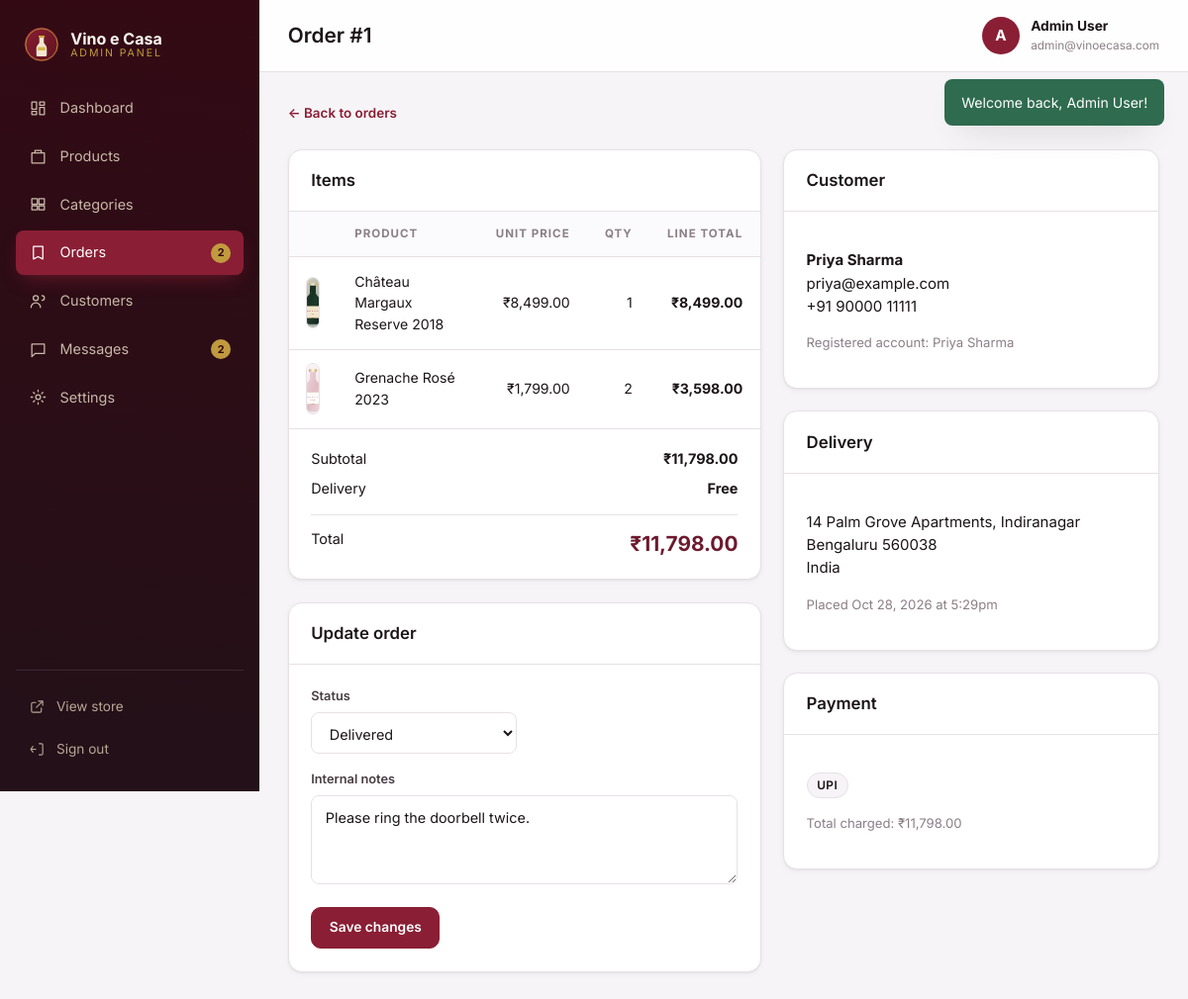
The page /admin/order-view.php?id=1 (signed in) on the database its author committed.
### tables this page shows
CREATE TABLE users (
  id INT UNSIGNED AUTO_INCREMENT PRIMARY KEY,
  name VARCHAR(100) NOT NULL,
  email VARCHAR(160) NOT NULL UNIQUE,
  password VARCHAR(255) NOT NULL,
  phone VARCHAR(40) DEFAULT NULL,
  role ENUM('customer','admin') NOT NULL DEFAULT 'customer',
  created_at TIMESTAMP DEFAULT CURRENT_TIMESTAMP
);

CREATE TABLE order_items (
  id INT UNSIGNED AUTO_INCREMENT PRIMARY KEY,
  order_id INT UNSIGNED NOT NULL,
  product_id INT UNSIGNED DEFAULT NULL,
  product_name VARCHAR(140) NOT NULL,
  price DECIMAL(10,2) NOT NULL,
  qty INT NOT NULL DEFAULT 1,
  CONSTRAINT fk_item_order FOREIGN KEY (order_id) REFERENCES orders(id) ON DELETE CASCADE,
  CONSTRAINT fk_item_product FOREIGN KEY (product_id) REFERENCES products(id) ON DELETE SET NULL
);

CREATE TABLE products (
  id INT UNSIGNED AUTO_INCREMENT PRIMARY KEY,
  category_id INT UNSIGNED NOT NULL,
  name VARCHAR(140) NOT NULL,
  slug VARCHAR(160) NOT NULL UNIQUE,
  description TEXT,
  price DECIMAL(10,2) NOT NULL,
  sale_price DECIMAL(10,2) DEFAULT NULL,
  stock INT NOT NULL DEFAULT 0,
  vintage SMALLINT DEFAULT NULL,
  region VARCHAR(100) DEFAULT NULL,
  grape VARCHAR(100) DEFAULT NULL,
  alcohol DECIMAL(4,1) DEFAULT NULL,
  image VARCHAR(255) DEFAULT NULL,
  featured TINYINT(1) NOT NULL DEFAULT 0,
  active TINYINT(1) NOT NULL DEFAULT 1,
  created_at TIMESTAMP DEFAULT CURRENT_TIMESTAMP,
  updated_at TIMESTAMP DEFAULT CURRENT_TIMESTAMP ON UPDATE CURRENT_TIMESTAMP,
  CONSTRAINT fk_product_category FOREIGN KEY (category_id) REFERENCES categories(id) ON DELETE CASCADE,
  INDEX idx_products_category (category_id),
  INDEX idx_products_active (active)
);

CREATE TABLE orders (
  id INT UNSIGNED AUTO_INCREMENT PRIMARY KEY,
  user_id INT UNSIGNED DEFAULT NULL,
  full_name VARCHAR(120) NOT NULL,
  email VARCHAR(160) NOT NULL,
  phone VARCHAR(40) DEFAULT NULL,
  address VARCHAR(255) NOT NULL,
  city VARCHAR(80) NOT NULL,
  postal_code VARCHAR(20) DEFAULT NULL,
  country VARCHAR(80) DEFAULT 'India',
  notes VARCHAR(500) DEFAULT NULL,
  payment_method ENUM('cod','card','upi') NOT NULL DEFAULT 'cod',
  status ENUM('pending','processing','shipped','delivered','cancelled') NOT NULL DEFAULT 'pending',
  subtotal DECIMAL(10,2) NOT NULL DEFAULT 0,
  shipping DECIMAL(10,2) NOT NULL DEFAULT 0,
  total DECIMAL(10,2) NOT NULL DEFAULT 0,
  created_at TIMESTAMP DEFAULT CURRENT_TIMESTAMP,
  updated_at TIMESTAMP DEFAULT CURRENT_TIMESTAMP ON UPDATE CURRENT_TIMESTAMP,
  CONSTRAINT fk_order_user FOREIGN KEY (user_id) REFERENCES users(id) ON DELETE SET NULL,
  INDEX idx_orders_status (status)
);

### includes/database.php (called while the page is built, shortened)
<?php
function db(): PDO
{
    static $pdo = null;
    if ($pdo instanceof PDO) {
        return $pdo;
    }
    $dsn = sprintf('mysql:host=%s;port=%s;dbname=%s;charset=utf8mb4', DB_HOST, DB_PORT, DB_NAME);
    try {
        $pdo = new PDO($dsn, DB_USER, DB_PASS, [
            PDO::ATTR_ERRMODE            => PDO::ERRMODE_EXCEPTION,
            PDO::ATTR_DEFAULT_FETCH_MODE => PDO::FETCH_ASSOC,
            PDO::ATTR_EMULATE_PREPARES   => false,
        ]);
    } catch (PDOException $e) {
        http_response_code(500);
        if (is_ajax()) {
            header('Content-Type: application/json');
            echo json_encode(['ok' => false, 'error' => 'Database connection failed.']);
        } else {
            echo '<h1 style="font-family:sans-serif">Database connection failed</h1>';
            echo '<p style="font-family:sans-serif">' . htmlspecialchars($e->getMessage()) . '</p>';
            echo '<p style="font-family:sans-serif">Check config/config.php — is MySQL running and is the <code>wine_shop</code> database imported?</p>';
        }
        exit;
    }
    return $pdo;
}

### admin/order-view.php (the view, shortened to what this page needs)
<?php
require_once __DIR__ . '/includes/layout.php';
$pdo = db();
$id = (int)($_GET['id'] ?? 0);
$stmt = $pdo->prepare('SELECT o.*, u.name AS account_name, u.email AS account_email FROM orders o LEFT JOIN users u ON u.id = o.user_id WHERE o.id = ?');
$stmt->execute([$id]);
$order = $stmt->fetch();
$itemStmt = $pdo->prepare('SELECT oi.*, p.slug, p.image FROM order_items oi LEFT JOIN products p ON p.id = oi.product_id WHERE oi.order_id = ?');
$itemStmt->execute([$id]);
$items = $itemStmt->fetchAll();
admin_header('Order #' . $id, 'orders');
?>
<div class="detail-bar">
    <a class="link-arrow" href="<?= url('admin/orders.php') ?>">← Back to orders</a>
    <div class="detail-bar__status"><?= status_badge($order['status']) ?></div>
</div>
<div class="admin-columns admin-columns--aside">
    <div class="stack">
        <section class="panel">
            <header class="panel__head"><h2>Items</h2></header>
            <div class="table-wrap">
                <table class="data-table">
                    <thead><tr><th></th><th>Product</th><th class="ta-r">Unit price</th><th class="ta-r">Qty</th><th class="ta-r">Line total</th></tr></thead>
                    <tbody>
                    <?php foreach ($items as $item): ?>
                        <tr>
                            <td class="ta-c"><?php if ($item['image']): ?><img class="thumb" src="<?= e(product_image($item['image'])) ?>" alt=""><?php endif; ?></td>
                            <td>
                                <?php if ($item['slug']): ?>
                                    <a href="<?= url('product.php?slug=' . urlencode($item['slug'])) ?>" target="_blank" rel="noopener"><?= e($item['product_name']) ?></a>
                                <?php else: ?>
                                    <?= e($item['product_name']) ?>
                                <?php endif; ?>
                            </td>
                            <td class="ta-r"><?= e(money((float)$item['price'])) ?></td>
                            <td class="ta-r"><?= (int)$item['qty'] ?></td>
                            <td class="ta-r"><strong><?= e(money((float)$item['price'] * (int)$item['qty'])) ?></strong></td>
                        </tr>
                    <?php endforeach; ?>
                    </tbody>
                </table>
            </div>
            <div class="order-totals">
                <div><span>Subtotal</span><strong><?= e(money((float)$order['subtotal'])) ?></strong></div>
                <div><span>Delivery</span><strong><?= (float)$order['shipping'] > 0 ? e(money((float)$order['shipping'])) : 'Free' ?></strong></div>
                <div class="order-totals__grand"><span>Total</span><strong><?= e(money((float)$order['total'])) ?></strong></div>
            </div>
        </section>
        <section class="panel">
            <header class="panel__head"><h2>Update order</h2></header>
            <div class="panel__body">
                <form method="post" action="<?= url('admin/order-view.php?id=' . $id) ?>" class="grid-2">
                    <label class="field">
                        <span>Status</span>
                        <select name="status">
                            <?php foreach (order_statuses() as $s): ?>
                                <option value="<?= $s ?>" <?= $order['status'] === $s ? 'selected' : '' ?>><?= e(ucfirst($s)) ?></option>
                            <?php endforeach; ?>
                        </select>
                    </label>
                    <label class="field field--full">
                        <span>Internal notes</span>
                        <textarea name="notes" rows="3"><?= e((string)$order['notes']) ?></textarea>
                    </label>
                    <div class="field--full"><button class="btn btn--primary" type="submit">Save changes</button></div>
                </form>
            </div>
        </section>
    </div>
    <aside class="stack">
        <section class="panel">
            <header class="panel__head"><h2>Customer</h2></header>
            <div class="panel__body">
                <p><strong><?= e($order['full_name']) ?></strong><br>
                <a href="mailto:<?= e($order['email']) ?>"><?= e($order['email']) ?></a><br>
                <?= e((string)$order['phone']) ?></p>
                <?php if ($order['account_name']): ?>
                    <p class="muted small">Registered account: <?= e($order['account_name']) ?></p>
                <?php else: ?>
                    <p class="muted small">Guest checkout</p>
                <?php endif; ?>
            </div>
        </section>
        <section class="panel">
            <header class="panel__head"><h2>Delivery</h2></header>
            <div class="panel__body">
                <p><?= e($order['address']) ?><br><?= e($order['city']) ?> <?= e((string)$order['postal_code']) ?><br><?= e($order['country']) ?></p>
                <p class="muted small">Placed <?= e(date('M j, Y \a\t g:ia', strtotime($order['created_at']))) ?></p>
            </div>
        </section>
        <section class="panel">
            <header class="panel__head"><h2>Payment</h2></header>
            <div class="panel__body">
                <p><span class="chip"><?= e(strtoupper($order['payment_method'])) ?></span></p>
                <p class="muted small">Total charged: <?= e(money((float)$order['total'])) ?></p>
            </div>
        </section>
    </aside>
</div>
<?php admin_footer(); ?>

### admin/includes/layout.php (shortened to what this page needs)
<?php
require_admin();
function admin_nav(): array
{
    return [
        'dashboard'  => ['Dashboard', 'admin/index.php', '<path d="M4 13h6V4H4zM14 20h6v-9h-6zM4 20h6v-4H4zM14 8h6V4h-6z"/>'],
        'products'   => ['Products', 'admin/products.php', '<path d="M4 7h16v13H4zM8 7V4h8v3"/>'],
        'categories' => ['Categories', 'admin/categories.php', '<path d="M4 5h7v7H4zM13 5h7v7h-7zM4 14h7v5H4zM13 14h7v5h-7z"/>'],
        'orders'     => ['Orders', 'admin/orders.php', '<path d="M6 4h12v16l-6-3-6 3z"/>'],
        'customers'  => ['Customers', 'admin/customers.php', '<circle cx="9" cy="8" r="3.2"/><path d="M3 20c0-3.3 2.7-6 6-6s6 2.7 6 6M17 11a3 3 0 1 0 0-6"/>'],
        'messages'   => ['Messages', 'admin/messages.php', '<path d="M4 5h16v12H8l-4 4z"/>'],
        'settings'   => ['Settings', 'admin/settings.php', '<circle cx="12" cy="12" r="3"/><path d="M12 3v2M12 19v2M3 12h2M19 12h2M6 6l1.5 1.5M16.5 16.5 18 18M18 6l-1.5 1.5M7.5 16.5 6 18"/>'],
    ];
}
function admin_header(string $title, string $active = ''): void
{
    $user = current_user();
    $pendingOrders = 0;
    $unreadMessages = 0;
    try {
        $pendingOrders = (int)db()->query("SELECT COUNT(*) FROM orders WHERE status IN ('pending','processing')")->fetchColumn();
        $unreadMessages = (int)db()->query('SELECT COUNT(*) FROM contact_messages WHERE is_read = 0')->fetchColumn();
    } catch (Throwable $e) {
    }
    $counts = ['orders' => $pendingOrders, 'messages' => $unreadMessages];
    ?>
    <!DOCTYPE html>
    <html lang="en">
    <head>
        <title><?= e($title) ?> · Admin — <?= e(setting('shop_name', 'Vino e Casa')) ?></title>
        <link rel="stylesheet" href="<?= asset('css/admin.css') ?>">
    </head>
    <body class="admin">
    <aside class="sidebar" data-sidebar>
        <div class="sidebar__brand">
            <img src="<?= asset('img/logo.svg') ?>" alt="" width="34" height="34">
            <span><strong><?= e(setting('shop_name', 'Vino e Casa')) ?></strong><small>Admin panel</small></span>
        </div>
        <nav class="sidebar__nav">
            <?php foreach (admin_nav() as $key => [$label, $href, $icon]): ?>
                <a href="<?= url($href) ?>" class="<?= $active === $key ? 'is-active' : '' ?>">
                    <svg viewBox="0 0 24 24" aria-hidden="true"><?= $icon ?></svg>
                    <span><?= e($label) ?></span>
                    <?php if (isset($counts[$key]) && $counts[$key] > 0): ?><b class="nav-count"><?= (int)$counts[$key] ?></b><?php endif; ?>
                </a>
            <?php endforeach; ?>
        </nav>
        <div class="sidebar__foot">
            <a href="<?= url('index.php') ?>" target="_blank" rel="noopener">
                <svg viewBox="0 0 24 24" aria-hidden="true"><path d="M14 4h6v6M20 4l-9 9M10 6H6a2 2 0 0 0-2 2v10a2 2 0 0 0 2 2h10a2 2 0 0 0 2-2v-4"/></svg>
                View store
            </a>
            <a href="<?= url('admin/logout.php') ?>">
                <svg viewBox="0 0 24 24" aria-hidden="true"><path d="M15 4h3a2 2 0 0 1 2 2v12a2 2 0 0 1-2 2h-3M10 12H3M6 8l-3 4 3 4"/></svg>
                Sign out
            </a>
        </div>
    </aside>
    <div class="admin-main">
        <header class="topbar">
            <h1><?= e($title) ?></h1>
            <div class="topbar__user">
                <span class="avatar"><?= e(mb_substr($user['name'], 0, 1)) ?></span>
                <div><strong><?= e($user['name']) ?></strong><small><?= e($user['email']) ?></small></div>
            </div>
        </header>
        <div class="toast-stack" data-toast-stack>
            <?php foreach (take_flashes() as $f): ?>
                <div class="toast toast--<?= e($f['type']) ?>"><?= e($f['message']) ?></div>
            <?php endforeach; ?>
        </div>
        <main class="admin-content" id="admin-main">
<?php
}
function admin_footer(): void
{
    ?>
        </main>
    </div>
    </body>
    </html>
<?php
}

### rows shown on the page
users: name "A", name "Admin User", email "admin@vinoecasa.com"
order_items: product.image (picture), product_name "Château Margaux Reserve 2018", price "₹8,499.00", qty "1", money((float)$item['price'] * (int)$item['qty']) "₹8,499.00"
order_items: product.image (picture), product_name "Grenache Rosé 2023", price "₹1,799.00", qty "2", money((float)$item['price'] * (int)$item['qty']) "₹3,598.00"
orders: subtotal "₹11,798.00", total "₹11,798.00", status "Delivered", notes "Please ring the doorbell twice.", full_name "Priya Sharma", email "priya@example.com", phone "+91 90000 11111", user.name "Priya Sharma", address "14 Palm Grove Apartments, Indiranagar", city "Bengaluru", postal_code "560038", country "India", created_at "Oct 28, 2026 at 5:29pm", payment_method "UPI"

### other values the page prints
setting('shop_name', 'Vino e Casa') "Vino e Casa"
$label "Dashboard"
$label "Products"
$label "Categories"
$label "Orders"
$counts[$key] "2"
$label "Customers"
$label "Messages"
$label "Settings"
$title "Order #1"
$f['message'] "Welcome back, Admin User!"
